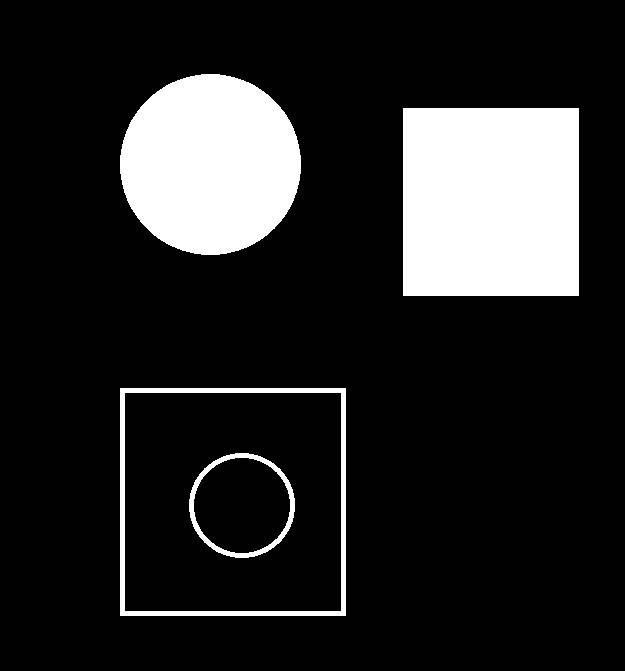
#> input picture day24/课堂代码/day24/t3.jpg, 625 x 671 px
$ python '01-查找轮廓02.py'
#> lines starting #> are read from the running program, lines starting #| are printed output that depends on the picture; after the words box and inside, x2 and y2 are one past the last pixel; in counts of white or black regions, pixels touching at a corner belong together
import cv2

img = cv2.imread("t3.jpg")
#> img is the input picture: shape (671, 625, 3); min 0, max 255, mean 40.2

img_gray = cv2.cvtColor(img, cv2.COLOR_BGR2GRAY)
_, img_bin = cv2.threshold(img_gray, 0, 255, cv2.THRESH_OTSU)
#> img_bin: shape (671, 625); 15.5% white; 4 white regions

# 查找轮廓
"""
cv2.RETR_LIST: 查找的是所有轮廓， 但是只返回轮廓的顺序关系， 不返回嵌套关系， 也就是next和previous有值；
first_child 和 parent 都是 -1
"""
# contours, hierarchy = cv2.findContours(img_bin, cv2.RETR_LIST, cv2.CHAIN_APPROX_NONE)
"""
cv2.RETR_CCOMP: 查找的是所有轮廓，将所有的轮廓组织成2层层级关系（外层轮廓和内层轮廓）
外层轮廓： first_child != -1， parent = -1
内层轮廓： first_child = -1， parent != -1
"""
# contours, hierarchy = cv2.findContours(img_bin, cv2.RETR_CCOMP, cv2.CHAIN_APPROX_NONE)
"""
cv2.RETR_TREE: 查找的是所有轮廓, 组织了所有轮廓的层级关系，
也就是next , previous, first_child, parent都有值

"""
contours, hierarchy = cv2.findContours(img_bin, cv2.RETR_TREE, cv2.CHAIN_APPROX_NONE)
#> contours = 6 contours; box (x1, y1, x2, y2) and area: (120, 388, 346, 616) 51075, (124, 392, 342, 612) 47521, (403, 108, 579, 296) 32725, (120, 74, 301, 255) 25444, (189, 453, 295, 558) 8577, (193, 457, 291, 554) 7278

print(hierarchy.shape)
#| (1, 6, 4)
print(hierarchy)
#| [[[ 4 -1  1 -1]
#|   [-1 -1  2  0]
#|   [-1 -1  3  1]
#|   [-1 -1 -1  2]
#|   [ 5  0 -1 -1]
#|   [-1  4 -1 -1]]]
# [5 lines of commented-out code are left out]

cv2.drawContours(img, contours, 3, (0, 0, 255), 2, cv2.LINE_AA)
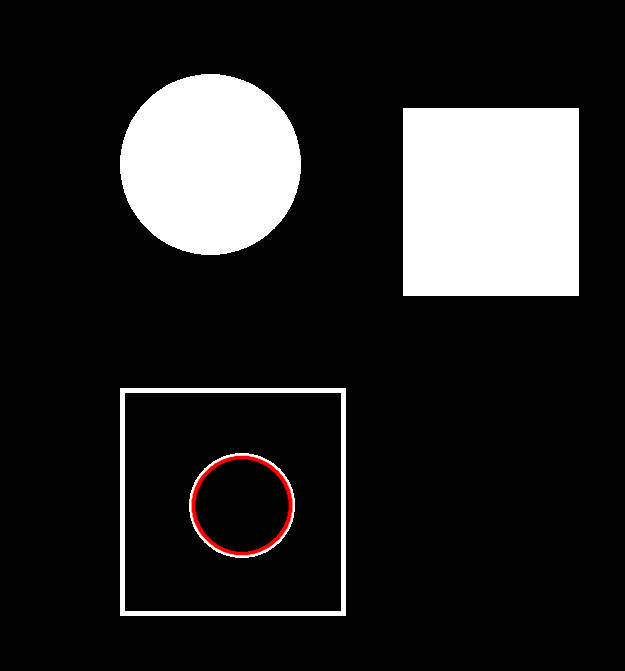
#> img: shape (671, 625, 3); 0.37% of pixels changed, all inside (x1, y1, x2, y2) = (191, 455, 293, 556)
cv2.imshow("win", img)
cv2.waitKey(0)
cv2.destroyAllWindows()
